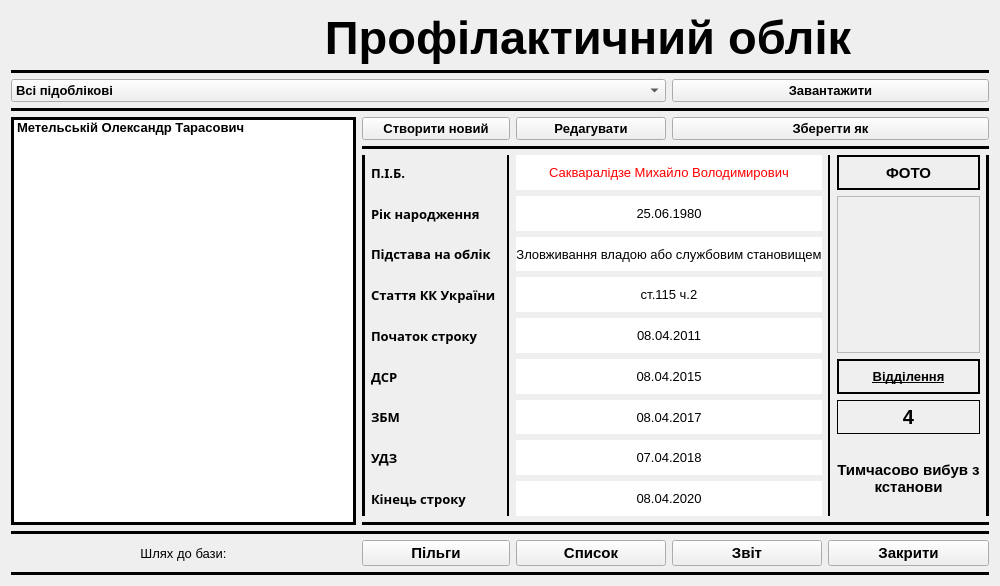
<?xml version="1.0" encoding="UTF-8"?>
<ui version="4.0">
 <class>Form</class>
 <widget class="QWidget" name="Form">
  <property name="geometry">
   <rect>
    <x>0</x>
    <y>0</y>
    <width>1000</width>
    <height>586</height>
   </rect>
  </property>
  <property name="font">
   <font>
    <pointsize>11</pointsize>
    <weight>75</weight>
    <bold>true</bold>
   </font>
  </property>
  <property name="windowTitle">
   <string>База профілактичного обліку ПВК - 76</string>
  </property>
  <property name="windowIcon">
   <iconset resource="Profs.qrc">
    <normaloff>:/Icon/Profico.ico</normaloff>:/Icon/Profico.ico</iconset>
  </property>
  <layout class="QHBoxLayout" name="horizontalLayout">
   <item>
    <layout class="QGridLayout" name="gridLayout">
     <item row="8" column="3">
      <widget class="QLabel" name="label_4">
       <property name="font">
        <font>
         <family>Book Antiqua</family>
         <pointsize>10</pointsize>
         <weight>75</weight>
         <bold>true</bold>
        </font>
       </property>
       <property name="text">
        <string>Підстава на облік</string>
       </property>
      </widget>
     </item>
     <item row="4" column="2" colspan="3">
      <widget class="QPushButton" name="pushButton">
       <property name="font">
        <font>
         <pointsize>10</pointsize>
         <weight>75</weight>
         <bold>true</bold>
        </font>
       </property>
       <property name="text">
        <string>Створити новий</string>
       </property>
      </widget>
     </item>
     <item row="9" column="5" colspan="2">
      <widget class="QLabel" name="label_13">
       <property name="font">
        <font>
         <family>MS Shell Dlg 2</family>
         <pointsize>10</pointsize>
         <weight>9</weight>
         <italic>false</italic>
         <bold>false</bold>
        </font>
       </property>
       <property name="styleSheet">
        <string notr="true">font: 75 10pt &quot;MS Shell Dlg 2&quot;;
background-color: rgb(255, 255, 255);</string>
       </property>
       <property name="text">
        <string>ст.115 ч.2</string>
       </property>
       <property name="alignment">
        <set>Qt::AlignCenter</set>
       </property>
      </widget>
     </item>
     <item row="7" column="3">
      <widget class="QLabel" name="label_3">
       <property name="font">
        <font>
         <family>Book Antiqua</family>
         <pointsize>10</pointsize>
         <weight>75</weight>
         <bold>true</bold>
        </font>
       </property>
       <property name="text">
        <string>Рік народження</string>
       </property>
      </widget>
     </item>
     <item row="11" column="3">
      <widget class="QLabel" name="label_6">
       <property name="font">
        <font>
         <family>Book Antiqua</family>
         <pointsize>10</pointsize>
         <weight>75</weight>
         <bold>true</bold>
        </font>
       </property>
       <property name="text">
        <string>ДСР</string>
       </property>
      </widget>
     </item>
     <item row="9" column="3">
      <widget class="QLabel" name="label_2">
       <property name="font">
        <font>
         <family>Book Antiqua</family>
         <pointsize>10</pointsize>
         <weight>75</weight>
         <bold>true</bold>
        </font>
       </property>
       <property name="text">
        <string>Стаття КК України</string>
       </property>
      </widget>
     </item>
     <item row="10" column="3">
      <widget class="QLabel" name="label_5">
       <property name="font">
        <font>
         <family>Book Antiqua</family>
         <pointsize>10</pointsize>
         <weight>75</weight>
         <bold>true</bold>
        </font>
       </property>
       <property name="text">
        <string>Початок строку</string>
       </property>
      </widget>
     </item>
     <item row="14" column="3">
      <widget class="QLabel" name="label_9">
       <property name="font">
        <font>
         <family>Book Antiqua</family>
         <pointsize>10</pointsize>
         <weight>75</weight>
         <bold>true</bold>
        </font>
       </property>
       <property name="text">
        <string>Кінець строку</string>
       </property>
      </widget>
     </item>
     <item row="18" column="0" colspan="10">
      <widget class="Line" name="line_3">
       <property name="font">
        <font>
         <pointsize>10</pointsize>
         <weight>75</weight>
         <bold>true</bold>
        </font>
       </property>
       <property name="frameShadow">
        <enum>QFrame::Plain</enum>
       </property>
       <property name="lineWidth">
        <number>5</number>
       </property>
       <property name="orientation">
        <enum>Qt::Horizontal</enum>
       </property>
      </widget>
     </item>
     <item row="0" column="0">
      <widget class="QLabel" name="label_20">
       <property name="font">
        <font>
         <pointsize>10</pointsize>
         <weight>75</weight>
         <bold>true</bold>
        </font>
       </property>
       <property name="frameShape">
        <enum>QFrame::NoFrame</enum>
       </property>
       <property name="lineWidth">
        <number>2</number>
       </property>
       <property name="text">
        <string/>
       </property>
       <property name="pixmap">
        <pixmap resource="Profs.qrc">:/image/Books.png</pixmap>
       </property>
       <property name="scaledContents">
        <bool>false</bool>
       </property>
       <property name="alignment">
        <set>Qt::AlignLeading|Qt::AlignLeft|Qt::AlignVCenter</set>
       </property>
      </widget>
     </item>
     <item row="14" column="5" colspan="2">
      <widget class="QLabel" name="label_18">
       <property name="font">
        <font>
         <family>MS Shell Dlg 2</family>
         <pointsize>10</pointsize>
         <weight>9</weight>
         <italic>false</italic>
         <bold>false</bold>
        </font>
       </property>
       <property name="styleSheet">
        <string notr="true">font: 75 10pt &quot;MS Shell Dlg 2&quot;;
background-color: rgb(255, 255, 255);</string>
       </property>
       <property name="text">
        <string>08.04.2020</string>
       </property>
       <property name="alignment">
        <set>Qt::AlignCenter</set>
       </property>
      </widget>
     </item>
     <item row="2" column="0" colspan="6">
      <widget class="QComboBox" name="comboBox">
       <property name="font">
        <font>
         <pointsize>10</pointsize>
         <weight>75</weight>
         <bold>true</bold>
        </font>
       </property>
       <property name="editable">
        <bool>false</bool>
       </property>
       <item>
        <property name="text">
         <string>Всі підоблікові</string>
        </property>
       </item>
       <item>
        <property name="text">
         <string>Авторитет</string>
        </property>
       </item>
       <item>
        <property name="text">
         <string>Бандитизм</string>
        </property>
       </item>
       <item>
        <property name="text">
         <string>Вбивство на замовлення</string>
        </property>
       </item>
       <item>
        <property name="text">
         <string>Вживання нарокотичних засобів</string>
        </property>
       </item>
       <item>
        <property name="text">
         <string>Виготовлення зброї, вибухових пристроїв</string>
        </property>
       </item>
       <item>
        <property name="text">
         <string>Втеча</string>
        </property>
       </item>
       <item>
        <property name="text">
         <string>Вступили в незаконні бандитські угрупування</string>
        </property>
       </item>
       <item>
        <property name="text">
         <string>Дії що дезорганізують роботу установи</string>
        </property>
       </item>
       <item>
        <property name="text">
         <string>Захоплення заручників</string>
        </property>
       </item>
       <item>
        <property name="text">
         <string>Зловживання владою або службовим становищем</string>
        </property>
       </item>
       <item>
        <property name="text">
         <string>Злодіїв в законі</string>
        </property>
       </item>
       <item>
        <property name="text">
         <string>Лідер ОЗГ</string>
        </property>
       </item>
       <item>
        <property name="text">
         <string>Напад</string>
        </property>
       </item>
       <item>
        <property name="text">
         <string>Наркоділки з міжрегіональними звязками</string>
        </property>
       </item>
       <item>
        <property name="text">
         <string>Нецільове використання бюджетних коштів</string>
        </property>
       </item>
       <item>
        <property name="text">
         <string>Проти основ національної безпеки</string>
        </property>
       </item>
       <item>
        <property name="text">
         <string>Службові злочини</string>
        </property>
       </item>
       <item>
        <property name="text">
         <string>Ухилення від сплати податків</string>
        </property>
       </item>
       <item>
        <property name="text">
         <string>Хабар</string>
        </property>
       </item>
       <item>
        <property name="text">
         <string>Шахрайство</string>
        </property>
       </item>
      </widget>
     </item>
     <item row="10" column="5" colspan="2">
      <widget class="QLabel" name="label_14">
       <property name="font">
        <font>
         <family>MS Shell Dlg 2</family>
         <pointsize>10</pointsize>
         <weight>9</weight>
         <italic>false</italic>
         <bold>false</bold>
        </font>
       </property>
       <property name="styleSheet">
        <string notr="true">font: 75 10pt &quot;MS Shell Dlg 2&quot;;
background-color: rgb(255, 255, 255);</string>
       </property>
       <property name="text">
        <string>08.04.2011</string>
       </property>
       <property name="alignment">
        <set>Qt::AlignCenter</set>
       </property>
      </widget>
     </item>
     <item row="6" column="7" rowspan="9">
      <widget class="Line" name="line_10">
       <property name="frameShadow">
        <enum>QFrame::Plain</enum>
       </property>
       <property name="lineWidth">
        <number>2</number>
       </property>
       <property name="orientation">
        <enum>Qt::Vertical</enum>
       </property>
      </widget>
     </item>
     <item row="1" column="0" colspan="10">
      <widget class="Line" name="line_2">
       <property name="font">
        <font>
         <pointsize>10</pointsize>
         <weight>75</weight>
         <bold>true</bold>
        </font>
       </property>
       <property name="frameShadow">
        <enum>QFrame::Plain</enum>
       </property>
       <property name="lineWidth">
        <number>5</number>
       </property>
       <property name="orientation">
        <enum>Qt::Horizontal</enum>
       </property>
      </widget>
     </item>
     <item row="6" column="5" colspan="2">
      <widget class="QLabel" name="label_10">
       <property name="palette">
        <palette>
         <active>
          <colorrole role="WindowText">
           <brush brushstyle="SolidPattern">
            <color alpha="255">
             <red>255</red>
             <green>0</green>
             <blue>0</blue>
            </color>
           </brush>
          </colorrole>
          <colorrole role="Button">
           <brush brushstyle="SolidPattern">
            <color alpha="255">
             <red>255</red>
             <green>255</green>
             <blue>255</blue>
            </color>
           </brush>
          </colorrole>
          <colorrole role="Base">
           <brush brushstyle="SolidPattern">
            <color alpha="255">
             <red>255</red>
             <green>255</green>
             <blue>255</blue>
            </color>
           </brush>
          </colorrole>
          <colorrole role="Window">
           <brush brushstyle="SolidPattern">
            <color alpha="255">
             <red>255</red>
             <green>255</green>
             <blue>255</blue>
            </color>
           </brush>
          </colorrole>
         </active>
         <inactive>
          <colorrole role="WindowText">
           <brush brushstyle="SolidPattern">
            <color alpha="255">
             <red>255</red>
             <green>0</green>
             <blue>0</blue>
            </color>
           </brush>
          </colorrole>
          <colorrole role="Button">
           <brush brushstyle="SolidPattern">
            <color alpha="255">
             <red>255</red>
             <green>255</green>
             <blue>255</blue>
            </color>
           </brush>
          </colorrole>
          <colorrole role="Base">
           <brush brushstyle="SolidPattern">
            <color alpha="255">
             <red>255</red>
             <green>255</green>
             <blue>255</blue>
            </color>
           </brush>
          </colorrole>
          <colorrole role="Window">
           <brush brushstyle="SolidPattern">
            <color alpha="255">
             <red>255</red>
             <green>255</green>
             <blue>255</blue>
            </color>
           </brush>
          </colorrole>
         </inactive>
         <disabled>
          <colorrole role="WindowText">
           <brush brushstyle="SolidPattern">
            <color alpha="255">
             <red>120</red>
             <green>120</green>
             <blue>120</blue>
            </color>
           </brush>
          </colorrole>
          <colorrole role="Button">
           <brush brushstyle="SolidPattern">
            <color alpha="255">
             <red>255</red>
             <green>255</green>
             <blue>255</blue>
            </color>
           </brush>
          </colorrole>
          <colorrole role="Base">
           <brush brushstyle="SolidPattern">
            <color alpha="255">
             <red>255</red>
             <green>255</green>
             <blue>255</blue>
            </color>
           </brush>
          </colorrole>
          <colorrole role="Window">
           <brush brushstyle="SolidPattern">
            <color alpha="255">
             <red>255</red>
             <green>255</green>
             <blue>255</blue>
            </color>
           </brush>
          </colorrole>
         </disabled>
        </palette>
       </property>
       <property name="font">
        <font>
         <family>MS Shell Dlg 2</family>
         <pointsize>10</pointsize>
         <weight>9</weight>
         <italic>false</italic>
         <bold>false</bold>
        </font>
       </property>
       <property name="styleSheet">
        <string notr="true">font: 75 10pt &quot;MS Shell Dlg 2&quot;;
background-color: rgb(255, 255, 255);</string>
       </property>
       <property name="text">
        <string>Сакваралідзе Михайло Володимирович</string>
       </property>
       <property name="alignment">
        <set>Qt::AlignCenter</set>
       </property>
      </widget>
     </item>
     <item row="4" column="0" rowspan="12" colspan="2">
      <widget class="QListWidget" name="listWidget">
       <property name="minimumSize">
        <size>
         <width>345</width>
         <height>0</height>
        </size>
       </property>
       <property name="font">
        <font>
         <family>Arial</family>
         <pointsize>10</pointsize>
         <weight>75</weight>
         <bold>true</bold>
        </font>
       </property>
       <property name="frameShape">
        <enum>QFrame::Box</enum>
       </property>
       <property name="frameShadow">
        <enum>QFrame::Plain</enum>
       </property>
       <property name="lineWidth">
        <number>3</number>
       </property>
       <property name="movement">
        <enum>QListView::Static</enum>
       </property>
       <property name="flow">
        <enum>QListView::TopToBottom</enum>
       </property>
       <property name="wordWrap">
        <bool>true</bool>
       </property>
       <item>
        <property name="text">
         <string notr="true">Метельській Олександр Тарасович</string>
        </property>
        <property name="textAlignment">
         <set>AlignLeading|AlignVCenter</set>
        </property>
       </item>
      </widget>
     </item>
     <item row="6" column="9" rowspan="9">
      <widget class="Line" name="line_9">
       <property name="font">
        <font>
         <pointsize>10</pointsize>
         <weight>75</weight>
         <bold>true</bold>
        </font>
       </property>
       <property name="frameShadow">
        <enum>QFrame::Plain</enum>
       </property>
       <property name="lineWidth">
        <number>5</number>
       </property>
       <property name="orientation">
        <enum>Qt::Vertical</enum>
       </property>
      </widget>
     </item>
     <item row="11" column="5" colspan="2">
      <widget class="QLabel" name="label_15">
       <property name="font">
        <font>
         <family>MS Shell Dlg 2</family>
         <pointsize>10</pointsize>
         <weight>9</weight>
         <italic>false</italic>
         <bold>false</bold>
        </font>
       </property>
       <property name="styleSheet">
        <string notr="true">font: 75 10pt &quot;MS Shell Dlg 2&quot;;
background-color: rgb(255, 255, 255);</string>
       </property>
       <property name="text">
        <string>08.04.2015</string>
       </property>
       <property name="alignment">
        <set>Qt::AlignCenter</set>
       </property>
      </widget>
     </item>
     <item row="7" column="5" colspan="2">
      <widget class="QLabel" name="label_11">
       <property name="font">
        <font>
         <family>MS Shell Dlg 2</family>
         <pointsize>10</pointsize>
         <weight>9</weight>
         <italic>false</italic>
         <bold>false</bold>
        </font>
       </property>
       <property name="styleSheet">
        <string notr="true">font: 75 10pt &quot;MS Shell Dlg 2&quot;;
background-color: rgb(255, 255, 255);</string>
       </property>
       <property name="text">
        <string>25.06.1980</string>
       </property>
       <property name="alignment">
        <set>Qt::AlignCenter</set>
       </property>
      </widget>
     </item>
     <item row="6" column="4" rowspan="9">
      <widget class="Line" name="line_8">
       <property name="font">
        <font>
         <pointsize>10</pointsize>
         <weight>75</weight>
         <bold>true</bold>
        </font>
       </property>
       <property name="frameShadow">
        <enum>QFrame::Plain</enum>
       </property>
       <property name="lineWidth">
        <number>2</number>
       </property>
       <property name="orientation">
        <enum>Qt::Vertical</enum>
       </property>
      </widget>
     </item>
     <item row="13" column="3">
      <widget class="QLabel" name="label_8">
       <property name="font">
        <font>
         <family>Book Antiqua</family>
         <pointsize>10</pointsize>
         <weight>75</weight>
         <bold>true</bold>
        </font>
       </property>
       <property name="text">
        <string>УДЗ</string>
       </property>
      </widget>
     </item>
     <item row="8" column="5" colspan="2">
      <widget class="QLabel" name="label_12">
       <property name="font">
        <font>
         <family>MS Shell Dlg 2</family>
         <pointsize>10</pointsize>
         <weight>9</weight>
         <italic>false</italic>
         <bold>false</bold>
        </font>
       </property>
       <property name="styleSheet">
        <string notr="true">font: 75 10pt &quot;MS Shell Dlg 2&quot;;
background-color: rgb(255, 255, 255);</string>
       </property>
       <property name="text">
        <string>Зловживання владою або службовим становищем</string>
       </property>
       <property name="alignment">
        <set>Qt::AlignCenter</set>
       </property>
      </widget>
     </item>
     <item row="12" column="3">
      <widget class="QLabel" name="label_7">
       <property name="font">
        <font>
         <family>Book Antiqua</family>
         <pointsize>10</pointsize>
         <weight>75</weight>
         <bold>true</bold>
        </font>
       </property>
       <property name="text">
        <string>ЗБМ</string>
       </property>
      </widget>
     </item>
     <item row="6" column="2" rowspan="9">
      <widget class="Line" name="line_6">
       <property name="font">
        <font>
         <pointsize>10</pointsize>
         <weight>75</weight>
         <bold>true</bold>
        </font>
       </property>
       <property name="frameShadow">
        <enum>QFrame::Plain</enum>
       </property>
       <property name="lineWidth">
        <number>5</number>
       </property>
       <property name="orientation">
        <enum>Qt::Vertical</enum>
       </property>
      </widget>
     </item>
     <item row="5" column="2" colspan="8">
      <widget class="Line" name="line_5">
       <property name="font">
        <font>
         <pointsize>10</pointsize>
         <weight>75</weight>
         <bold>true</bold>
        </font>
       </property>
       <property name="frameShadow">
        <enum>QFrame::Plain</enum>
       </property>
       <property name="lineWidth">
        <number>5</number>
       </property>
       <property name="orientation">
        <enum>Qt::Horizontal</enum>
       </property>
      </widget>
     </item>
     <item row="3" column="0" colspan="10">
      <widget class="Line" name="line_4">
       <property name="font">
        <font>
         <pointsize>10</pointsize>
         <weight>75</weight>
         <bold>true</bold>
        </font>
       </property>
       <property name="frameShadow">
        <enum>QFrame::Plain</enum>
       </property>
       <property name="lineWidth">
        <number>5</number>
       </property>
       <property name="orientation">
        <enum>Qt::Horizontal</enum>
       </property>
      </widget>
     </item>
     <item row="4" column="5">
      <widget class="QPushButton" name="pushButton_2">
       <property name="font">
        <font>
         <pointsize>10</pointsize>
         <weight>75</weight>
         <bold>true</bold>
        </font>
       </property>
       <property name="text">
        <string>Редагувати</string>
       </property>
      </widget>
     </item>
     <item row="15" column="2" colspan="8">
      <widget class="Line" name="line_7">
       <property name="font">
        <font>
         <pointsize>10</pointsize>
         <weight>75</weight>
         <bold>true</bold>
        </font>
       </property>
       <property name="frameShadow">
        <enum>QFrame::Plain</enum>
       </property>
       <property name="lineWidth">
        <number>5</number>
       </property>
       <property name="orientation">
        <enum>Qt::Horizontal</enum>
       </property>
      </widget>
     </item>
     <item row="16" column="0" colspan="10">
      <widget class="Line" name="line">
       <property name="font">
        <font>
         <pointsize>10</pointsize>
         <weight>75</weight>
         <bold>true</bold>
        </font>
       </property>
       <property name="frameShadow">
        <enum>QFrame::Plain</enum>
       </property>
       <property name="lineWidth">
        <number>5</number>
       </property>
       <property name="orientation">
        <enum>Qt::Horizontal</enum>
       </property>
      </widget>
     </item>
     <item row="2" column="6" colspan="4">
      <widget class="QPushButton" name="pushButton_4">
       <property name="font">
        <font>
         <pointsize>10</pointsize>
         <weight>75</weight>
         <bold>true</bold>
        </font>
       </property>
       <property name="text">
        <string>Завантажити</string>
       </property>
      </widget>
     </item>
     <item row="12" column="5" colspan="2">
      <widget class="QLabel" name="label_16">
       <property name="font">
        <font>
         <family>MS Shell Dlg 2</family>
         <pointsize>10</pointsize>
         <weight>9</weight>
         <italic>false</italic>
         <bold>false</bold>
        </font>
       </property>
       <property name="styleSheet">
        <string notr="true">font: 75 10pt &quot;MS Shell Dlg 2&quot;;
background-color: rgb(255, 255, 255);</string>
       </property>
       <property name="text">
        <string>08.04.2017</string>
       </property>
       <property name="alignment">
        <set>Qt::AlignCenter</set>
       </property>
      </widget>
     </item>
     <item row="6" column="3">
      <widget class="QLabel" name="label">
       <property name="font">
        <font>
         <family>Book Antiqua</family>
         <pointsize>10</pointsize>
         <weight>75</weight>
         <bold>true</bold>
        </font>
       </property>
       <property name="frameShape">
        <enum>QFrame::NoFrame</enum>
       </property>
       <property name="text">
        <string>П.І.Б.</string>
       </property>
      </widget>
     </item>
     <item row="13" column="5" colspan="2">
      <widget class="QLabel" name="label_17">
       <property name="font">
        <font>
         <family>MS Shell Dlg 2</family>
         <pointsize>10</pointsize>
         <weight>9</weight>
         <italic>false</italic>
         <bold>false</bold>
        </font>
       </property>
       <property name="styleSheet">
        <string notr="true">font: 75 10pt &quot;MS Shell Dlg 2&quot;;
background-color: rgb(255, 255, 255);</string>
       </property>
       <property name="text">
        <string>07.04.2018</string>
       </property>
       <property name="alignment">
        <set>Qt::AlignCenter</set>
       </property>
      </widget>
     </item>
     <item row="6" column="8">
      <widget class="QLabel" name="label_25">
       <property name="frameShape">
        <enum>QFrame::WinPanel</enum>
       </property>
       <property name="text">
        <string>ФОТО</string>
       </property>
       <property name="alignment">
        <set>Qt::AlignCenter</set>
       </property>
      </widget>
     </item>
     <item row="11" column="8">
      <widget class="QLabel" name="label_23">
       <property name="font">
        <font>
         <pointsize>10</pointsize>
         <weight>75</weight>
         <bold>true</bold>
         <underline>true</underline>
        </font>
       </property>
       <property name="frameShape">
        <enum>QFrame::WinPanel</enum>
       </property>
       <property name="text">
        <string>Відділення</string>
       </property>
       <property name="alignment">
        <set>Qt::AlignCenter</set>
       </property>
      </widget>
     </item>
     <item row="7" column="8" rowspan="4">
      <widget class="QLabel" name="label_22">
       <property name="frameShape">
        <enum>QFrame::StyledPanel</enum>
       </property>
       <property name="text">
        <string/>
       </property>
       <property name="pixmap">
        <pixmap resource="Profs.qrc">:/image/People.png</pixmap>
       </property>
       <property name="scaledContents">
        <bool>true</bool>
       </property>
       <property name="alignment">
        <set>Qt::AlignCenter</set>
       </property>
      </widget>
     </item>
     <item row="0" column="1" colspan="9">
      <widget class="QLabel" name="label_19">
       <property name="font">
        <font>
         <pointsize>35</pointsize>
         <weight>75</weight>
         <bold>true</bold>
        </font>
       </property>
       <property name="text">
        <string>Профілактичний облік</string>
       </property>
       <property name="alignment">
        <set>Qt::AlignCenter</set>
       </property>
       <property name="wordWrap">
        <bool>true</bool>
       </property>
      </widget>
     </item>
     <item row="4" column="6" colspan="4">
      <widget class="QPushButton" name="pushButton_3">
       <property name="font">
        <font>
         <pointsize>10</pointsize>
         <weight>75</weight>
         <bold>true</bold>
        </font>
       </property>
       <property name="text">
        <string>Зберегти як</string>
       </property>
      </widget>
     </item>
     <item row="17" column="5">
      <widget class="QPushButton" name="pushButton_5">
       <property name="text">
        <string>Список</string>
       </property>
      </widget>
     </item>
     <item row="17" column="6">
      <widget class="QPushButton" name="pushButton_6">
       <property name="text">
        <string>Звіт</string>
       </property>
      </widget>
     </item>
     <item row="17" column="7" colspan="3">
      <widget class="QPushButton" name="pushButton_7">
       <property name="text">
        <string>Закрити</string>
       </property>
      </widget>
     </item>
     <item row="17" column="2" colspan="3">
      <widget class="QPushButton" name="pushButton_8">
       <property name="text">
        <string>Пільги</string>
       </property>
      </widget>
     </item>
     <item row="17" column="0" colspan="2">
      <widget class="QLabel" name="label_21">
       <property name="font">
        <font>
         <pointsize>10</pointsize>
         <weight>50</weight>
         <bold>false</bold>
        </font>
       </property>
       <property name="text">
        <string>Шлях до бази:</string>
       </property>
       <property name="alignment">
        <set>Qt::AlignCenter</set>
       </property>
      </widget>
     </item>
     <item row="12" column="8">
      <widget class="QLabel" name="label_24">
       <property name="font">
        <font>
         <pointsize>15</pointsize>
         <weight>75</weight>
         <bold>true</bold>
        </font>
       </property>
       <property name="frameShape">
        <enum>QFrame::Panel</enum>
       </property>
       <property name="text">
        <string>4</string>
       </property>
       <property name="alignment">
        <set>Qt::AlignCenter</set>
       </property>
      </widget>
     </item>
     <item row="13" column="8" rowspan="2">
      <widget class="QLabel" name="label_26">
       <property name="text">
        <string>Тимчасово вибув з кстанови</string>
       </property>
       <property name="alignment">
        <set>Qt::AlignCenter</set>
       </property>
       <property name="wordWrap">
        <bool>true</bool>
       </property>
      </widget>
     </item>
    </layout>
   </item>
  </layout>
 </widget>
 <tabstops>
  <tabstop>comboBox</tabstop>
  <tabstop>pushButton_4</tabstop>
  <tabstop>listWidget</tabstop>
  <tabstop>pushButton</tabstop>
  <tabstop>pushButton_2</tabstop>
  <tabstop>pushButton_3</tabstop>
  <tabstop>pushButton_8</tabstop>
  <tabstop>pushButton_5</tabstop>
  <tabstop>pushButton_6</tabstop>
  <tabstop>pushButton_7</tabstop>
 </tabstops>
 <resources>
  <include location="Profs.qrc"/>
 </resources>
 <connections>
  <connection>
   <sender>pushButton_4</sender>
   <signal>clicked()</signal>
   <receiver>pushButton_4</receiver>
   <slot>click()</slot>
   <hints>
    <hint type="sourcelabel">
     <x>911</x>
     <y>144</y>
    </hint>
    <hint type="destinationlabel">
     <x>911</x>
     <y>144</y>
    </hint>
   </hints>
  </connection>
  <connection>
   <sender>pushButton</sender>
   <signal>clicked()</signal>
   <receiver>pushButton</receiver>
   <slot>click()</slot>
   <hints>
    <hint type="sourcelabel">
     <x>504</x>
     <y>183</y>
    </hint>
    <hint type="destinationlabel">
     <x>504</x>
     <y>183</y>
    </hint>
   </hints>
  </connection>
  <connection>
   <sender>pushButton_2</sender>
   <signal>clicked()</signal>
   <receiver>pushButton_2</receiver>
   <slot>click()</slot>
   <hints>
    <hint type="sourcelabel">
     <x>657</x>
     <y>183</y>
    </hint>
    <hint type="destinationlabel">
     <x>657</x>
     <y>183</y>
    </hint>
   </hints>
  </connection>
  <connection>
   <sender>pushButton_3</sender>
   <signal>clicked()</signal>
   <receiver>pushButton_3</receiver>
   <slot>click()</slot>
   <hints>
    <hint type="sourcelabel">
     <x>911</x>
     <y>183</y>
    </hint>
    <hint type="destinationlabel">
     <x>911</x>
     <y>183</y>
    </hint>
   </hints>
  </connection>
  <connection>
   <sender>pushButton_5</sender>
   <signal>clicked()</signal>
   <receiver>pushButton_5</receiver>
   <slot>click()</slot>
   <hints>
    <hint type="sourcelabel">
     <x>584</x>
     <y>558</y>
    </hint>
    <hint type="destinationlabel">
     <x>616</x>
     <y>555</y>
    </hint>
   </hints>
  </connection>
  <connection>
   <sender>pushButton_6</sender>
   <signal>clicked()</signal>
   <receiver>pushButton_6</receiver>
   <slot>click()</slot>
   <hints>
    <hint type="sourcelabel">
     <x>743</x>
     <y>566</y>
    </hint>
    <hint type="destinationlabel">
     <x>767</x>
     <y>560</y>
    </hint>
   </hints>
  </connection>
  <connection>
   <sender>pushButton_7</sender>
   <signal>clicked()</signal>
   <receiver>pushButton_7</receiver>
   <slot>click()</slot>
   <hints>
    <hint type="sourcelabel">
     <x>866</x>
     <y>555</y>
    </hint>
    <hint type="destinationlabel">
     <x>913</x>
     <y>566</y>
    </hint>
   </hints>
  </connection>
  <connection>
   <sender>pushButton_8</sender>
   <signal>clicked()</signal>
   <receiver>pushButton_8</receiver>
   <slot>click()</slot>
   <hints>
    <hint type="sourcelabel">
     <x>420</x>
     <y>564</y>
    </hint>
    <hint type="destinationlabel">
     <x>447</x>
     <y>557</y>
    </hint>
   </hints>
  </connection>
 </connections>
</ui>
